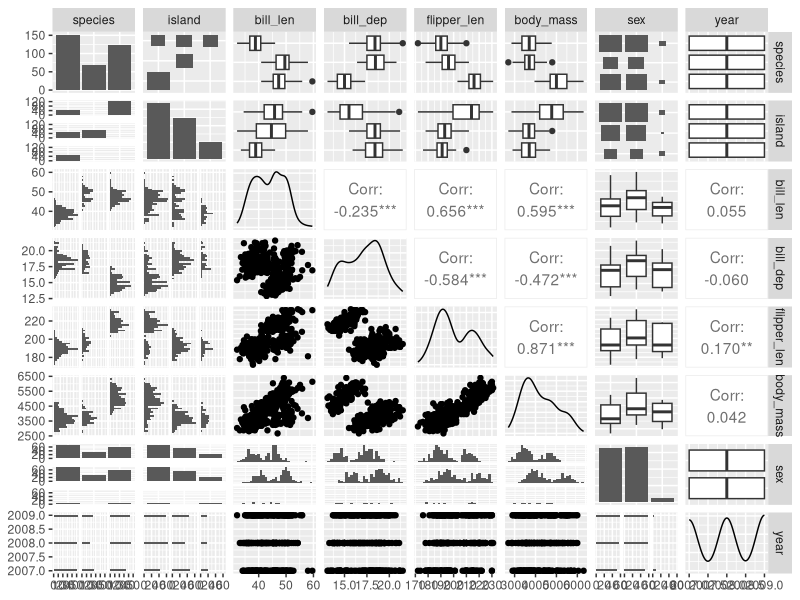
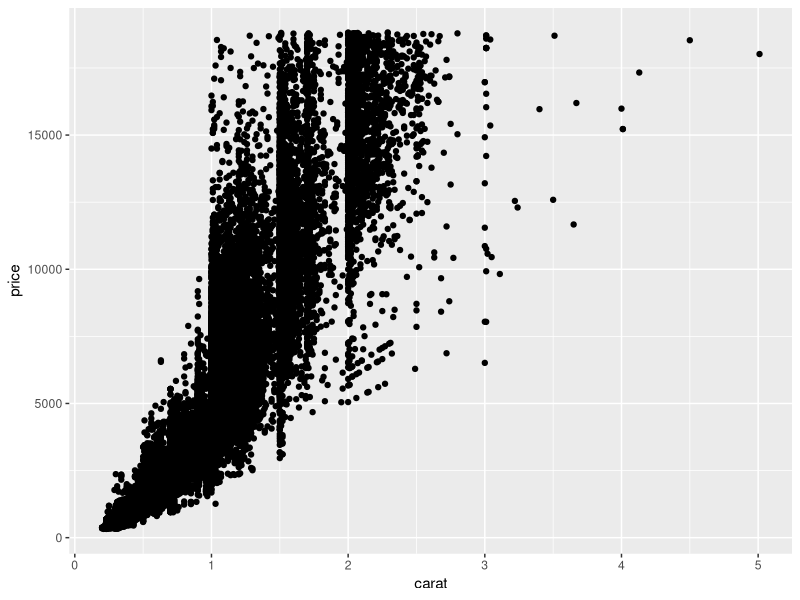
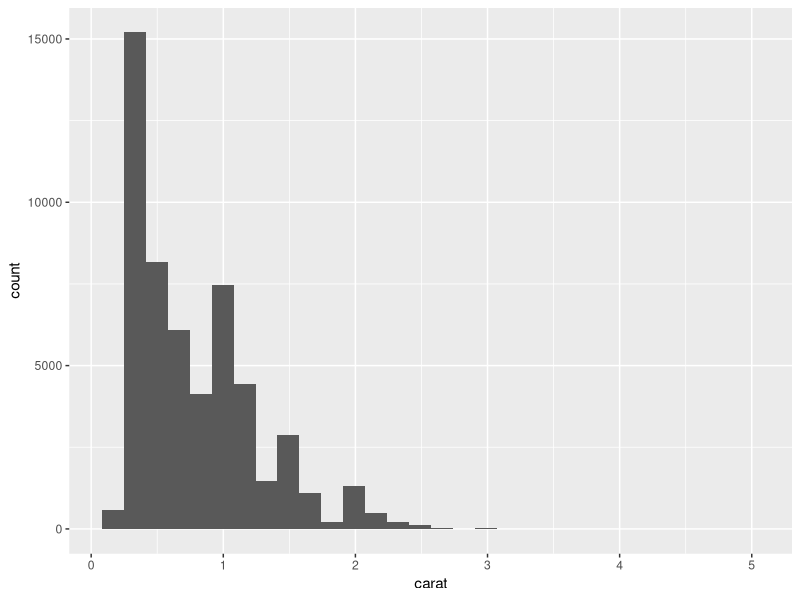

The R script that drew these images, in order:
## ---- chunk 1
#attach packages
library(tidyverse)
library(skimr)
library(GGally)
## ---- chunk 2
View(diamonds)
## ---- chunk 3
#explore names(), dim(), summary(), head(), tail(), and skimr::skim()

names(diamonds)
dim(diamonds)
summary(diamonds)
head(diamonds)
tail(diamonds)
skimr::skim(diamonds)
## ---- chunk 4
#create a pairs plot 

GGally::ggpairs(penguins)
## ---- chunk 5
ggplot(data = diamonds, aes(x = carat, y = price)) +
  geom_point()
## ---- chunk 6
ggplot(data = diamonds, aes(x = carat)) +
  geom_histogram()
